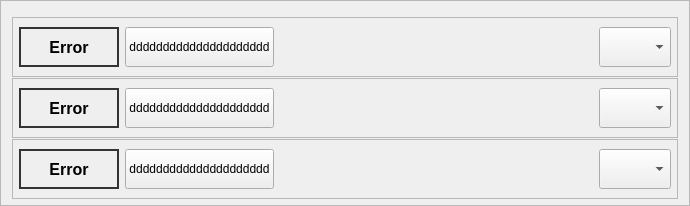
<?xml version="1.0" encoding="UTF-8"?>
<ui version="4.0">
 <class>Frame</class>
 <widget class="QFrame" name="Frame">
  <property name="geometry">
   <rect>
    <x>0</x>
    <y>0</y>
    <width>690</width>
    <height>204</height>
   </rect>
  </property>
  <property name="windowTitle">
   <string>Frame</string>
  </property>
  <property name="frameShape">
   <enum>QFrame::StyledPanel</enum>
  </property>
  <property name="frameShadow">
   <enum>QFrame::Raised</enum>
  </property>
  <layout class="QVBoxLayout" name="verticalLayout_2">
   <item>
    <layout class="QVBoxLayout" name="verticalLayout">
     <property name="spacing">
      <number>1</number>
     </property>
     <item>
      <widget class="QFrame" name="frame_3">
       <property name="sizePolicy">
        <sizepolicy hsizetype="MinimumExpanding" vsizetype="Fixed">
         <horstretch>0</horstretch>
         <verstretch>0</verstretch>
        </sizepolicy>
       </property>
       <property name="minimumSize">
        <size>
         <width>0</width>
         <height>60</height>
        </size>
       </property>
       <property name="maximumSize">
        <size>
         <width>16777215</width>
         <height>50</height>
        </size>
       </property>
       <property name="frameShape">
        <enum>QFrame::StyledPanel</enum>
       </property>
       <property name="frameShadow">
        <enum>QFrame::Raised</enum>
       </property>
       <layout class="QHBoxLayout" name="horizontalLayout_3">
        <property name="spacing">
         <number>6</number>
        </property>
        <property name="margin">
         <number>6</number>
        </property>
        <item>
         <widget class="QLabel" name="label_3">
          <property name="sizePolicy">
           <sizepolicy hsizetype="Fixed" vsizetype="Fixed">
            <horstretch>0</horstretch>
            <verstretch>0</verstretch>
           </sizepolicy>
          </property>
          <property name="minimumSize">
           <size>
            <width>100</width>
            <height>40</height>
           </size>
          </property>
          <property name="styleSheet">
           <string notr="true">QLabel{
border:2px solid #333333;
font-size : 12pt;
font-weight:bold;
}</string>
          </property>
          <property name="text">
           <string>Error</string>
          </property>
          <property name="alignment">
           <set>Qt::AlignCenter</set>
          </property>
         </widget>
        </item>
        <item>
         <widget class="QPushButton" name="pushButton_3">
          <property name="minimumSize">
           <size>
            <width>0</width>
            <height>40</height>
           </size>
          </property>
          <property name="text">
           <string>ddddddddddddddddddddd</string>
          </property>
         </widget>
        </item>
        <item>
         <spacer name="horizontalSpacer_3">
          <property name="orientation">
           <enum>Qt::Horizontal</enum>
          </property>
          <property name="sizeHint" stdset="0">
           <size>
            <width>40</width>
            <height>20</height>
           </size>
          </property>
         </spacer>
        </item>
        <item>
         <widget class="QComboBox" name="comboBox_3">
          <property name="minimumSize">
           <size>
            <width>0</width>
            <height>40</height>
           </size>
          </property>
         </widget>
        </item>
       </layout>
      </widget>
     </item>
     <item>
      <widget class="QFrame" name="frame_4">
       <property name="sizePolicy">
        <sizepolicy hsizetype="MinimumExpanding" vsizetype="Fixed">
         <horstretch>0</horstretch>
         <verstretch>0</verstretch>
        </sizepolicy>
       </property>
       <property name="minimumSize">
        <size>
         <width>0</width>
         <height>60</height>
        </size>
       </property>
       <property name="maximumSize">
        <size>
         <width>16777215</width>
         <height>50</height>
        </size>
       </property>
       <property name="frameShape">
        <enum>QFrame::StyledPanel</enum>
       </property>
       <property name="frameShadow">
        <enum>QFrame::Raised</enum>
       </property>
       <layout class="QHBoxLayout" name="horizontalLayout_4">
        <property name="spacing">
         <number>6</number>
        </property>
        <property name="margin">
         <number>6</number>
        </property>
        <item>
         <widget class="QLabel" name="label_4">
          <property name="sizePolicy">
           <sizepolicy hsizetype="Fixed" vsizetype="Fixed">
            <horstretch>0</horstretch>
            <verstretch>0</verstretch>
           </sizepolicy>
          </property>
          <property name="minimumSize">
           <size>
            <width>100</width>
            <height>40</height>
           </size>
          </property>
          <property name="styleSheet">
           <string notr="true">QLabel{
border:2px solid #333333;
font-size : 12pt;
font-weight:bold;
}</string>
          </property>
          <property name="text">
           <string>Error</string>
          </property>
          <property name="alignment">
           <set>Qt::AlignCenter</set>
          </property>
         </widget>
        </item>
        <item>
         <widget class="QPushButton" name="pushButton_4">
          <property name="minimumSize">
           <size>
            <width>0</width>
            <height>40</height>
           </size>
          </property>
          <property name="text">
           <string>ddddddddddddddddddddd</string>
          </property>
         </widget>
        </item>
        <item>
         <spacer name="horizontalSpacer_4">
          <property name="orientation">
           <enum>Qt::Horizontal</enum>
          </property>
          <property name="sizeHint" stdset="0">
           <size>
            <width>40</width>
            <height>20</height>
           </size>
          </property>
         </spacer>
        </item>
        <item>
         <widget class="QComboBox" name="comboBox_4">
          <property name="minimumSize">
           <size>
            <width>0</width>
            <height>40</height>
           </size>
          </property>
         </widget>
        </item>
       </layout>
      </widget>
     </item>
     <item>
      <widget class="QFrame" name="frame_5">
       <property name="sizePolicy">
        <sizepolicy hsizetype="MinimumExpanding" vsizetype="Fixed">
         <horstretch>0</horstretch>
         <verstretch>0</verstretch>
        </sizepolicy>
       </property>
       <property name="minimumSize">
        <size>
         <width>0</width>
         <height>60</height>
        </size>
       </property>
       <property name="maximumSize">
        <size>
         <width>16777215</width>
         <height>50</height>
        </size>
       </property>
       <property name="frameShape">
        <enum>QFrame::StyledPanel</enum>
       </property>
       <property name="frameShadow">
        <enum>QFrame::Raised</enum>
       </property>
       <layout class="QHBoxLayout" name="horizontalLayout_5">
        <property name="spacing">
         <number>6</number>
        </property>
        <property name="margin">
         <number>6</number>
        </property>
        <item>
         <widget class="QLabel" name="label_5">
          <property name="sizePolicy">
           <sizepolicy hsizetype="Fixed" vsizetype="Fixed">
            <horstretch>0</horstretch>
            <verstretch>0</verstretch>
           </sizepolicy>
          </property>
          <property name="minimumSize">
           <size>
            <width>100</width>
            <height>40</height>
           </size>
          </property>
          <property name="styleSheet">
           <string notr="true">QLabel{
border:2px solid #333333;
font-size : 12pt;
font-weight:bold;
}</string>
          </property>
          <property name="text">
           <string>Error</string>
          </property>
          <property name="alignment">
           <set>Qt::AlignCenter</set>
          </property>
         </widget>
        </item>
        <item>
         <widget class="QPushButton" name="pushButton_5">
          <property name="minimumSize">
           <size>
            <width>0</width>
            <height>40</height>
           </size>
          </property>
          <property name="text">
           <string>ddddddddddddddddddddd</string>
          </property>
         </widget>
        </item>
        <item>
         <spacer name="horizontalSpacer_5">
          <property name="orientation">
           <enum>Qt::Horizontal</enum>
          </property>
          <property name="sizeHint" stdset="0">
           <size>
            <width>40</width>
            <height>20</height>
           </size>
          </property>
         </spacer>
        </item>
        <item>
         <widget class="QComboBox" name="comboBox_5">
          <property name="minimumSize">
           <size>
            <width>0</width>
            <height>40</height>
           </size>
          </property>
         </widget>
        </item>
       </layout>
      </widget>
     </item>
    </layout>
   </item>
  </layout>
 </widget>
 <resources/>
 <connections/>
</ui>
